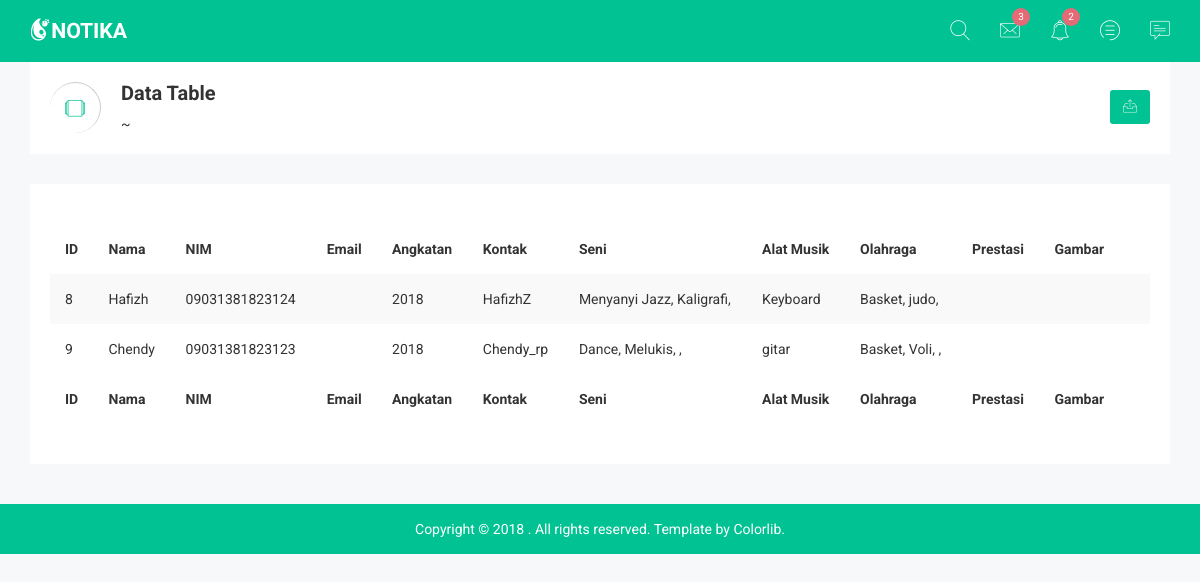
/pmbgelegar/index.php, run on the app's committed database.
### tables this page shows
CREATE TABLE `minat` (
  `id` int(250) NOT NULL,
  `nama` varchar(200) NOT NULL,
  `nim` varchar(200) NOT NULL,
  `angkatan` varchar(200) NOT NULL,
  `kontak` varchar(200) NOT NULL,
  `seni` varchar(200) NOT NULL,
  `alat_musik` varchar(200) NOT NULL,
  `olahraga` varchar(200) NOT NULL
);

### pmbgelegar/index.php (the view, shortened to what this page needs)
<!doctype html>
<html class="no-js" lang="">
<head><meta http-equiv="Content-Type" content="text/html; charset=utf-8">
    <link rel="stylesheet" href="css/bootstrap.min.css">
    <link rel="stylesheet" href="css/font-awesome.min.css">
    <link rel="stylesheet" href="css/owl.carousel.css">
    <link rel="stylesheet" href="css/owl.theme.css">
    <link rel="stylesheet" href="css/owl.transitions.css">
    <link rel="stylesheet" href="css/meanmenu/meanmenu.min.css">
    <link rel="stylesheet" href="css/animate.css">
    <link rel="stylesheet" href="css/normalize.css">
    <link rel="stylesheet" href="css/wave/waves.min.css">
    <link rel="stylesheet" href="css/wave/button.css">
    <link rel="stylesheet" href="css/scrollbar/jquery.mCustomScrollbar.min.css">
    <link rel="stylesheet" href="css/notika-custom-icon.css">
    <link rel="stylesheet" href="css/jquery.dataTables.min.css">
    <link rel="stylesheet" href="css/main.css">
    <link rel="stylesheet" href="style.css">
    <link rel="stylesheet" href="css/responsive.css">
</head>
<body>
    <div class="header-top-area">
        <div class="container">
            <div class="row">
                <div class="col-lg-4 col-md-4 col-sm-12 col-xs-12">
                    <div class="logo-area">
                        <a href="#"><img src="img/logo/logo.png" alt="" /></a>
                    </div>
                </div>
                <div class="col-lg-8 col-md-8 col-sm-12 col-xs-12">
                    <div class="header-top-menu">
                        <ul class="nav navbar-nav notika-top-nav">
                            <li class="nav-item dropdown">
                                <a href="#" data-toggle="dropdown" role="button" aria-expanded="false" class="nav-link dropdown-toggle"><span><i class="notika-icon notika-search"></i></span></a>
                            </li>
                            <li class="nav-item dropdown">
                                <a href="#" data-toggle="dropdown" role="button" aria-expanded="false" class="nav-link dropdown-toggle"><span><i class="notika-icon notika-mail"></i></span></a>
                            </li>
                            <li class="nav-item nc-al"><a href="#" data-toggle="dropdown" role="button" aria-expanded="false" class="nav-link dropdown-toggle"><span><i class="notika-icon notika-alarm"></i></span><div class="spinner4 spinner-4"></div><div class="ntd-ctn"><span>3</span></div></a>
                            </li>
                            <li class="nav-item"><a href="#" data-toggle="dropdown" role="button" aria-expanded="false" class="nav-link dropdown-toggle"><span><i class="notika-icon notika-menus"></i></span><div class="spinner4 spinner-4"></div><div class="ntd-ctn"><span>2</span></div></a>
                            </li>
                            <li class="nav-item"><a href="#" data-toggle="dropdown" role="button" aria-expanded="false" class="nav-link dropdown-toggle"><span><i class="notika-icon notika-chat"></i></span></a>
                            </li>
                        </ul>
                    </div>
                </div>
            </div>
        </div>
    </div>
	<div class="breadcomb-area">
		<div class="container">
			<div class="row">
				<div class="col-lg-12 col-md-12 col-sm-12 col-xs-12">
					<div class="breadcomb-list">
						<div class="row">
							<div class="col-lg-6 col-md-6 col-sm-6 col-xs-12">
								<div class="breadcomb-wp">
									<div class="breadcomb-icon">
										<i class="notika-icon notika-windows"></i>
									</div>
									<div class="breadcomb-ctn">
										<h2>Data Table</h2>
										<p>~</p>
									</div>
								</div>
							</div>
							<div class="col-lg-6 col-md-6 col-sm-6 col-xs-3">
								<div class="breadcomb-report">
									<button data-toggle="tooltip" data-placement="left" title="Download Report" class="btn"><i class="notika-icon notika-sent"></i></button>
								</div>
							</div>
						</div>
					</div>
				</div>
			</div>
		</div>
	</div>
    <div class="data-table-area">
        <div class="container">
            <div class="row">
                <div class="col-lg-12 col-md-12 col-sm-12 col-xs-12">
                    <div class="data-table-list">
                        <div class="table-responsive">
                            <table id="data-table-basic" class="table table-striped">
                                <thead>
                                    <tr>
                                        <th>ID</th>
                                        <th>Nama</th>
                                        <th>NIM</th>
                                        <th>Email</th>
                                        <th>Angkatan</th>
                                        <th>Kontak</th>
                                        <th>Seni</th>
                                        <th>Alat Musik</th>
                                        <th>Olahraga</th>
                                        <th>Prestasi</th>
                                        <th>Gambar</th>
                                    </tr>
                                </thead>
                                <tbody>
                                    <?php
                                            include "koneksi.php";
                                                $sql = "SELECT * FROM minat";
                                                $query = mysqli_query($conn, $sql) or die (mysqli_error());
                                                while($data = mysqli_fetch_array($query)){
                                                    $id = $data["id"];
                                                    $nama = $data["nama"];
                                                    $nim = $data["nim"];
                                                    $email = $data["email"];
                                                    $angkatan = $data["angkatan"];
                                                    $kontak = $data["kontak"];
                                                    $seni = $data["seni"];
                                                    $alat_musik = $data["alat_musik"];
                                                    $olahraga = $data["olahraga"];
                                                    $prestasi = $data["prestasi"];
                                                    $gambar = $data["gambar"];
                                                    $gambarex = explode (", ", $gambar);
                                                    echo "<tr>
                                                            <td>$id</td>
                                                            <td>$nama</td>
                                                            <td>$nim</td>
                                                            <td>$email</td>
                                                            <td>$angkatan</td>
                                                            <td>$kontak</td>
                                                            <td>$seni</td>
                                                            <td>$alat_musik</td>
                                                            <td>$olahraga</td>
                                                            <td>$prestasi</td>
                                                            <td>";
                                                            foreach($gambarex as $item){
                                                                echo "<a href='../uploads/$item' target='_blank'>$item <a/>";
                                                            }
                                                          echo "<td></tr>";
                                                     }
                                            ?>
                                </tbody>
                                <tfoot>
                                    <tr>
                                        <th>ID</th>
                                        <th>Nama</th>
                                        <th>NIM</th>
                                        <th>Email</th>
                                        <th>Angkatan</th>
                                        <th>Kontak</th>
                                        <th>Seni</th>
                                        <th>Alat Musik</th>
                                        <th>Olahraga</th>
                                        <th>Prestasi</th>
                                        <th>Gambar</th>
                                    </tr>
                                </tfoot>
                            </table>
                        </div>
                    </div>
                </div>
            </div>
        </div>
    </div>
    <div class="footer-copyright-area">
        <div class="container">
            <div class="row">
                <div class="col-lg-12 col-md-12 col-sm-12 col-xs-12">
                    <div class="footer-copy-right">
                        <p>Copyright © 2018
. All rights reserved. Template by <a href="https://colorlib.com">Colorlib</a>.</p>
                    </div>
                </div>
            </div>
        </div>
    </div>
</body>
</html>

### pmbgelegar/css/main.css (style rules this page uses)
html { color: #222; font-size: 1em; line-height: 1.4; }
audio, canvas, iframe, img, svg, video { vertical-align: middle; }

### data on the page
minat: id "8", nama "Hafizh", nim "09031381823124", angkatan "2018", kontak "HafizhZ", seni "Menyanyi Jazz, Kaligrafi,", alat_musik "Keyboard", olahraga "Basket, judo,"
minat: id "9", nama "Chendy", nim "09031381823123", angkatan "2018", kontak "Chendy_rp", seni "Dance, Melukis, ,", alat_musik "gitar", olahraga "Basket, Voli, ,"
